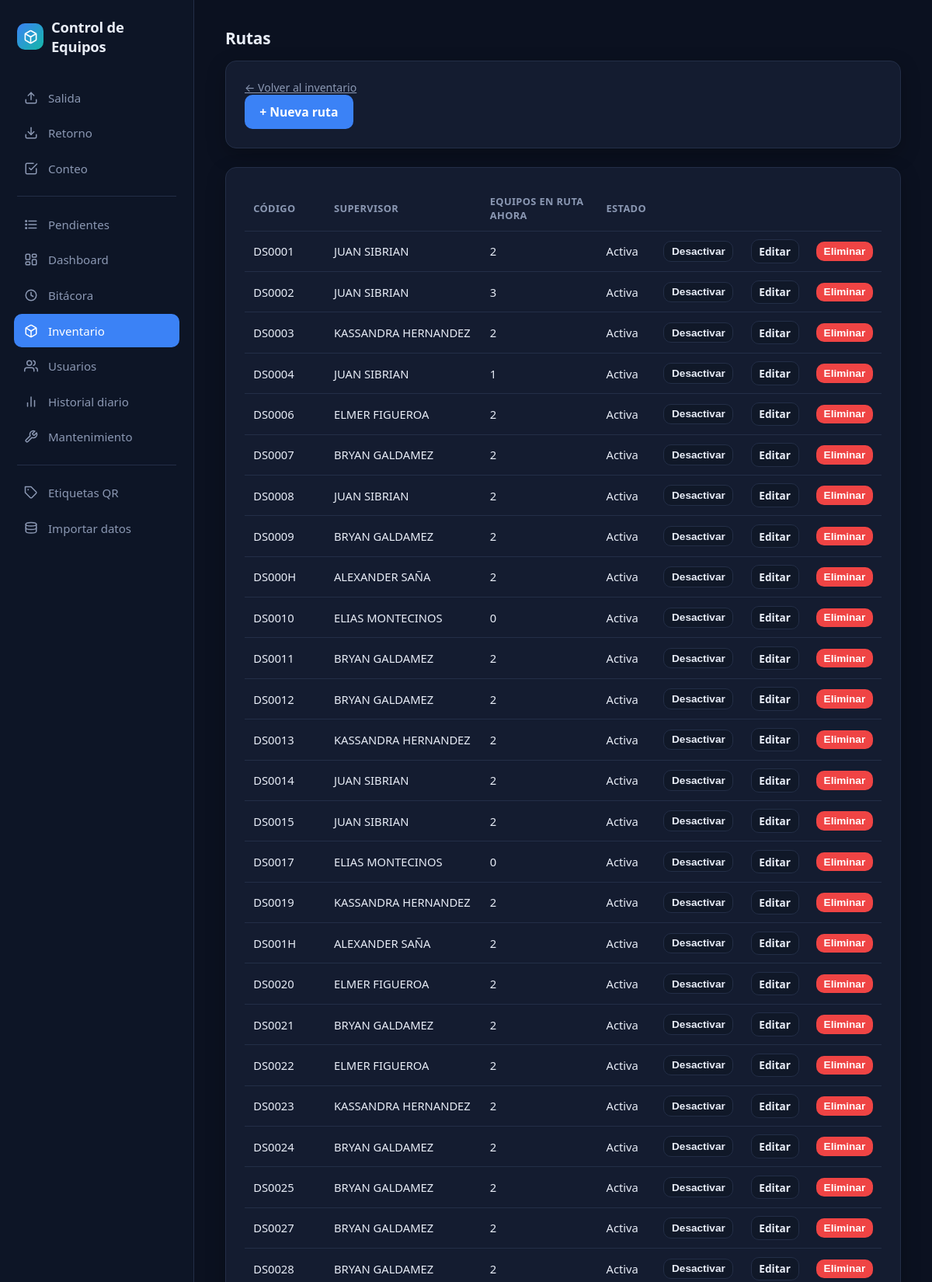
The app's page /inventario/rutas (signed in, upper part) with its own data.
### tables this page shows
CREATE TABLE rutas (
    id          INTEGER PRIMARY KEY AUTOINCREMENT,
    codigo      TEXT NOT NULL UNIQUE,
    supervisor  TEXT,
    activa      BOOLEAN NOT NULL DEFAULT 1
);

### app/inventario.py (the view)
@bp.route("/rutas", methods=["GET", "POST"])
@requiere_admin
def rutas():
    db = get_db()
    if request.method == "POST":
        ruta_id = request.form.get("ruta_id", type=int)
        nueva_activa = request.form.get("nueva_activa", type=int)
        db.execute("UPDATE rutas SET activa = ? WHERE id = ?", (nueva_activa, ruta_id))
        db.commit()
        return redirect(url_for("inventario.rutas"))
    lista = db.execute(
        """SELECT r.*,
                  (SELECT COUNT(*) FROM v_estado_actual v
                   WHERE v.ruta_actual_id = r.id AND v.ubicacion = 'en_ruta') AS equipos_en_ruta
           FROM rutas r
           ORDER BY r.codigo"""
    ).fetchall()
    return render_template("inventario/rutas.html", rutas=lista)

### app/auth.py (called while the page is built)
def cargar_usuario(usuario_id: str):
    fila = get_db().execute(
        "SELECT id, nombre, rol FROM usuarios WHERE id = ? AND activo = 1", (usuario_id,)
    ).fetchone()
    return Usuario(fila["id"], fila["nombre"], fila["rol"]) if fila else None

def requiere_admin(vista):
    @wraps(vista)
    @login_required
    def envoltura(*args, **kwargs):
        if current_user.rol != "admin":
            abort(403)
        return vista(*args, **kwargs)
    return envoltura

### app/db.py (called while the page is built)
def get_db() -> sqlite3.Connection:
    if "db" not in g:
        g.db = sqlite3.connect(current_app.config["DATABASE"])
        g.db.row_factory = sqlite3.Row
        g.db.execute("PRAGMA foreign_keys = ON")
        g.db.execute("PRAGMA journal_mode = WAL")
        g.db.execute("PRAGMA busy_timeout = 5000")
    return g.db

### app/templates/inventario/rutas.html (shortened to what this page needs)
{% extends "base.html" %}
{% block contenido %}
<h2>Rutas</h2>
<div class="tarjeta">
  <div class="en-linea" style="justify-content:space-between;">
    <p class="ayuda" style="margin:0;"><a href="{{ url_for('inventario.listado') }}">&larr; Volver al inventario</a></p>
    <a class="boton" href="{{ url_for('inventario.nueva_ruta') }}">+ Nueva ruta</a>
  </div>
</div>
<div class="tarjeta">
  <table>
    <thead><tr><th>Código</th><th>Supervisor</th><th>Equipos en ruta ahora</th><th>Estado</th><th colspan="3"></th></tr></thead>
    <tbody>
      {% for r in rutas %}
      <tr>
        <td>{{ r['codigo'] }}</td>
        <td>{{ r['supervisor'] or '-' }}</td>
        <td>{{ r['equipos_en_ruta'] }}</td>
        <td>{{ 'Activa' if r['activa'] else 'Inactiva' }}</td>
        <td>
          <form method="post">
            <button type="submit" class="secundario" style="padding:0.3rem 0.6rem; font-size:0.85rem;">
              {{ 'Desactivar' if r['activa'] else 'Activar' }}
            </button>
          </form>
        </td>
        <td>
          <a class="boton secundario" style="padding:0.3rem 0.6rem; font-size:0.85rem;" href="{{ url_for('inventario.editar_ruta', ruta_id=r['id']) }}">Editar</a>
        </td>
        <td>
          <form method="post" action="{{ url_for('inventario.eliminar_ruta', ruta_id=r['id']) }}"
                onsubmit="return confirm('¿Eliminar la ruta {{ r['codigo'] }}? Solo funciona si nunca tuvo movimientos.');">
            <button type="submit" class="peligro" style="padding:0.3rem 0.6rem; font-size:0.85rem;">Eliminar</button>
          </form>
        </td>
      </tr>
      {% endfor %}
    </tbody>
  </table>
</div>
{% endblock %}

### app/templates/base.html (style rules this page uses)
:root { color-scheme: dark; --bg: #0b1120; --bg-sidebar: #0d1526; --bg-card: #141c30; --bg-card-soft: #101828; --border: #232e47; --text: #e8edf7; --text-muted: #8b98b3; --accent: #3b82f6; --accent-dark: #2563eb; --teal: #14b8a6; --amber: #f59e0b; --red: #ef4444; --green: #22c55e; --blue: #3b82f6; --radius: 14px; }
* { box-sizing: border-box; }
body { font-family: "Segoe UI", system-ui, -apple-system, Arial, sans-serif; margin: 0; background: var(--bg); color: var(--text); -webkit-font-smoothing: antialiased; }
a { color: inherit; }
h1, h2, h3 { font-weight: 700; letter-spacing: -0.01em; }
h2 { font-size: 1.3rem; margin: 0 0 0.9rem; }
.tarjeta { background: var(--bg-card); border: 1px solid var(--border); border-radius: var(--radius); padding: 1.5rem; box-shadow: 0 8px 24px rgba(0,0,0,0.25); margin-bottom: 1.5rem; }
button, .boton { font-size: 0.98rem; font-weight: 600; padding: 0.7rem 1.2rem; border-radius: 10px; border: none; background: var(--accent); color: white; cursor: pointer; text-decoration: none; display: inline-block; transition: background 0.12s, transform 0.05s; }
button.secundario, .boton.secundario { background: var(--bg-card-soft); color: var(--text); border: 1px solid var(--border); }
button.peligro, .boton.peligro { background: var(--red); }
table { width: 100%; border-collapse: collapse; font-size: 0.92rem; }
th, td { text-align: left; padding: 0.65rem 0.7rem; border-bottom: 1px solid var(--border); }
th { color: var(--text-muted); font-weight: 600; font-size: 0.8rem; text-transform: uppercase; letter-spacing: 0.03em; }
.ayuda { color: var(--text-muted); font-size: 0.88rem; margin-top: -0.6rem; margin-bottom: 1rem; }

### records on screen
rutas: codigo "DS0001", supervisor "JUAN SIBRIAN", equipos_en_ruta "2", activa "Activa", activa "Desactivar"
rutas: codigo "DS0002", supervisor "JUAN SIBRIAN", equipos_en_ruta "3", activa "Activa", activa "Desactivar"
rutas: codigo "DS0003", supervisor "KASSANDRA HERNANDEZ", equipos_en_ruta "2", activa "Activa", activa "Desactivar"
rutas: codigo "DS0004", supervisor "JUAN SIBRIAN", equipos_en_ruta "1", activa "Activa", activa "Desactivar"
rutas: codigo "DS0006", supervisor "ELMER FIGUEROA", equipos_en_ruta "2", activa "Activa", activa "Desactivar"
rutas: codigo "DS0007", supervisor "BRYAN GALDAMEZ", equipos_en_ruta "2", activa "Activa", activa "Desactivar"
rutas: codigo "DS0008", supervisor "JUAN SIBRIAN", equipos_en_ruta "2", activa "Activa", activa "Desactivar"
rutas: codigo "DS0009", supervisor "BRYAN GALDAMEZ", equipos_en_ruta "2", activa "Activa", activa "Desactivar"
rutas: codigo "DS000H", supervisor "ALEXANDER SAÑA", equipos_en_ruta "2", activa "Activa", activa "Desactivar"
rutas: codigo "DS0010", supervisor "ELIAS MONTECINOS", equipos_en_ruta "0", activa "Activa", activa "Desactivar"
rutas: codigo "DS0011", supervisor "BRYAN GALDAMEZ", equipos_en_ruta "2", activa "Activa", activa "Desactivar"
rutas: codigo "DS0012", supervisor "BRYAN GALDAMEZ", equipos_en_ruta "2", activa "Activa", activa "Desactivar"
rutas: codigo "DS0013", supervisor "KASSANDRA HERNANDEZ", equipos_en_ruta "2", activa "Activa", activa "Desactivar"
rutas: codigo "DS0014", supervisor "JUAN SIBRIAN", equipos_en_ruta "2", activa "Activa", activa "Desactivar"
rutas: codigo "DS0015", supervisor "JUAN SIBRIAN", equipos_en_ruta "2", activa "Activa", activa "Desactivar"
rutas: codigo "DS0017", supervisor "ELIAS MONTECINOS", equipos_en_ruta "0", activa "Activa", activa "Desactivar"
rutas: codigo "DS0019", supervisor "KASSANDRA HERNANDEZ", equipos_en_ruta "2", activa "Activa", activa "Desactivar"
rutas: codigo "DS001H", supervisor "ALEXANDER SAÑA", equipos_en_ruta "2", activa "Activa", activa "Desactivar"
rutas: codigo "DS0020", supervisor "ELMER FIGUEROA", equipos_en_ruta "2", activa "Activa", activa "Desactivar"
rutas: codigo "DS0021", supervisor "BRYAN GALDAMEZ", equipos_en_ruta "2", activa "Activa", activa "Desactivar"
rutas: codigo "DS0022", supervisor "ELMER FIGUEROA", equipos_en_ruta "2", activa "Activa", activa "Desactivar"
rutas: codigo "DS0023", supervisor "KASSANDRA HERNANDEZ", equipos_en_ruta "2", activa "Activa", activa "Desactivar"
rutas: codigo "DS0024", supervisor "BRYAN GALDAMEZ", equipos_en_ruta "2", activa "Activa", activa "Desactivar"
rutas: codigo "DS0025", supervisor "BRYAN GALDAMEZ", equipos_en_ruta "2", activa "Activa", activa "Desactivar"
rutas: codigo "DS0027", supervisor "BRYAN GALDAMEZ", equipos_en_ruta "2", activa "Activa", activa "Desactivar"
rutas: codigo "DS0028", supervisor "BRYAN GALDAMEZ", equipos_en_ruta "2", activa "Activa", activa "Desactivar"
